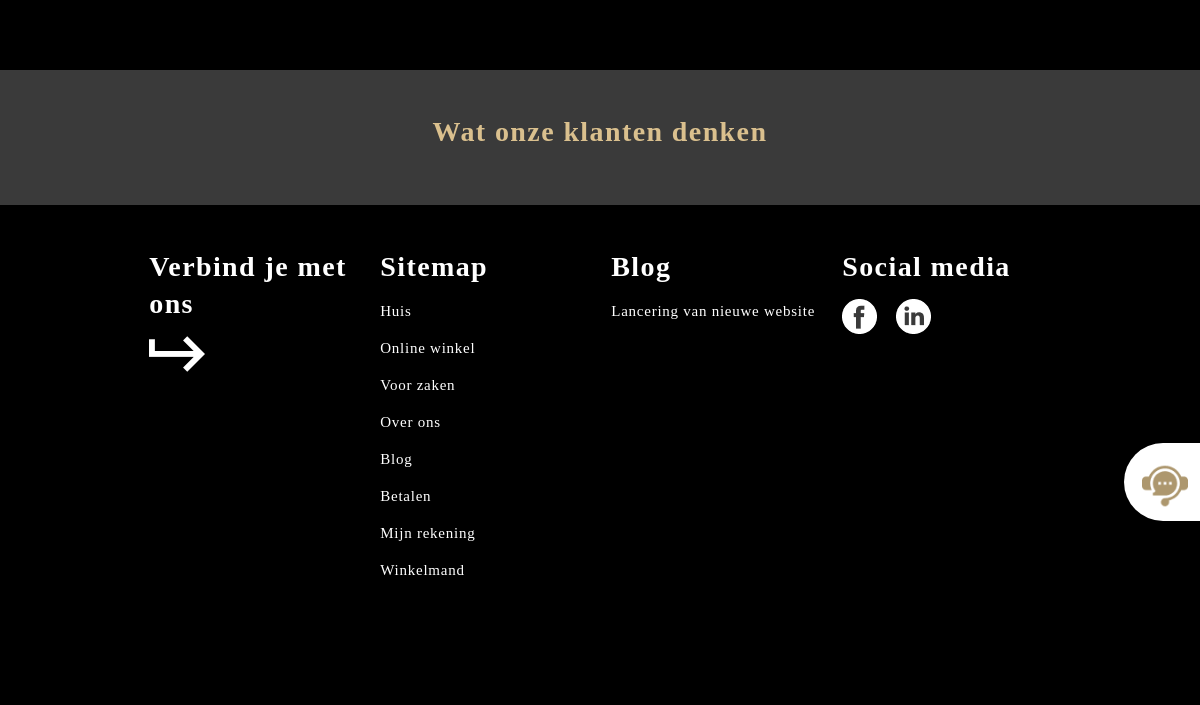
Before: /admin/index.php (signed in, lower part) with the older database file.
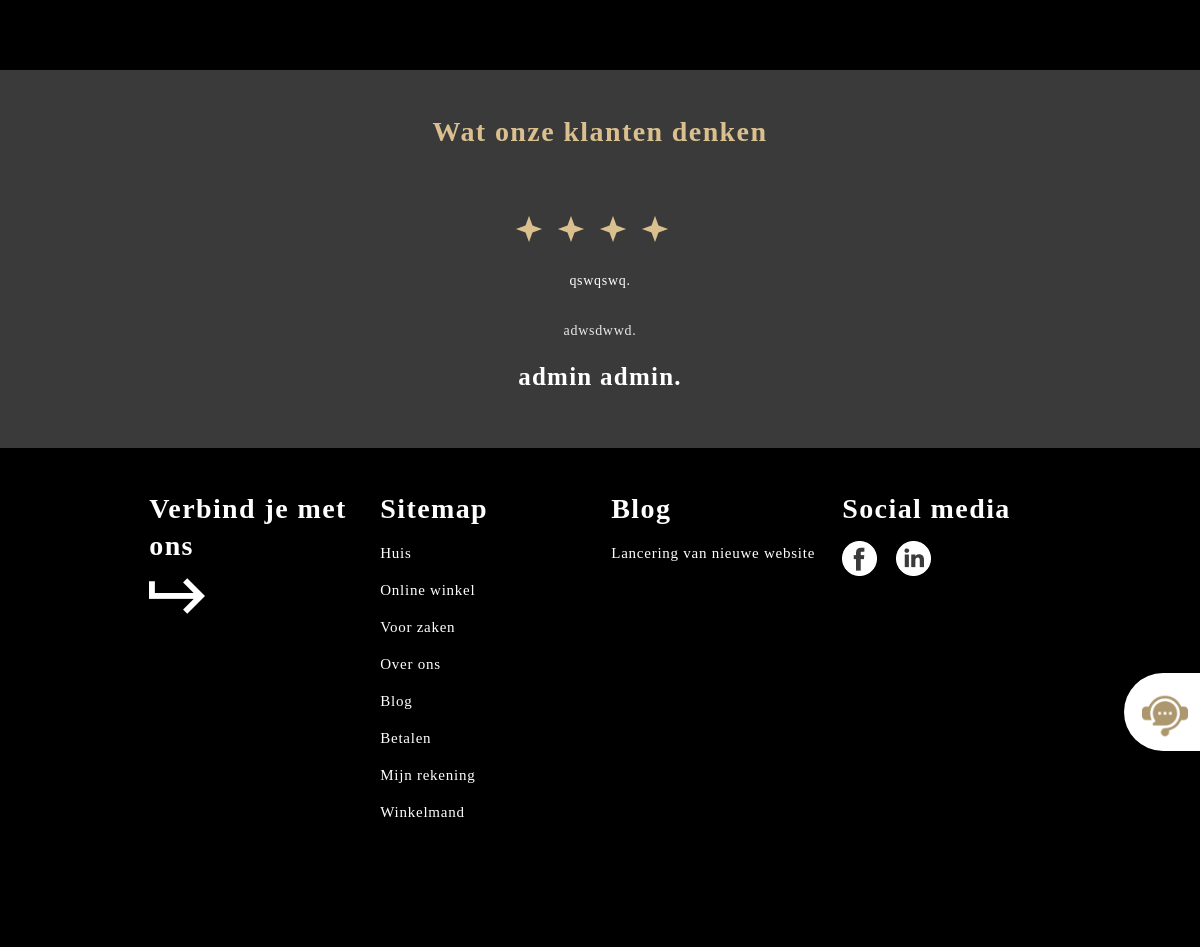
After: the same page with the newer database file.
### tables this page shows
CREATE TABLE `review` (
  `id` int(11) NOT NULL,
  `user_id` int(25) NOT NULL,
  `prd_id` int(20) NOT NULL,
  `status` varchar(50) NOT NULL,
  `rating` int(40) NOT NULL,
  `title` varchar(200) NOT NULL,
  `message` varchar(255) NOT NULL,
  `visibility` tinyint(1) DEFAULT '0',
  `created` varchar(20) DEFAULT NULL
);

CREATE TABLE `users` (
  `id` int(11) NOT NULL,
  `fname` varchar(255) DEFAULT NULL,
  `lname` varchar(255) DEFAULT NULL,
  `username` varchar(255) DEFAULT NULL,
  `email` varchar(255) DEFAULT NULL,
  `password` varchar(255) DEFAULT NULL,
  `country` varchar(255) DEFAULT NULL,
  `sex` varchar(255) DEFAULT NULL,
  `dob` varchar(255) DEFAULT NULL,
  `joined` varchar(255) DEFAULT NULL,
  `role` varchar(255) DEFAULT NULL,
  `status` tinyint(1) DEFAULT NULL
);

### admin/index.php (the view, shortened to what this page needs)
<?php $page = 'home'; include 'head.php'; ?>
<section style="margin-top: 72px;background:#3A3A3A;">
	<div class="container" style="height:27px"></div>
	<div class="container"  data-aos="zoom-in" data-aos-duration="1000">
		<h5 class="center">Wat onze klanten denken</h5>
  <?php
  include 'includes/connection.php';
  $getReview = $connect2db->prepare("SELECT r.id as reviewID, r.user_id,r.rating,r.title,r.prd_id,r.status,r.message,r.created,u.fname,u.lname,u.id,p.id,p.prd_name,p.image,c.Coll_details,c.images FROM review as r INNER JOIN users as u ON r.user_id=u.id INNER JOIN product as p ON p.id=r.prd_id INNER JOIN collection as c ON r.prd_id=c.id ORDER BY RAND() LIMIT 1");
  $getReview->execute();
  if ($getReview->rowcount() > 0) {
        $rev = $getReview->fetch();?>
         <div class="center">
         	<?php
              for($i=1;$i<=$rev->rating;$i++){
                  echo "<img src='images/icon/star.png'>";
                }
              ?>
          </div>
		<p class="white-text center" style="margin-bottom:23px"><?php echo $rev->title;?>.</p>
		<div class="container">
			<p class="center text-flow" style="color:#E8E8E8;"> <?php echo $rev->message;?>.</p>
		</div>
		<div class="container">
			<h6 class="white-text center"><?php echo $rev->fname.' '. $rev->lname;?>.</h6>
		</div>
	<?php } ?>
			<div class="container" style="height:45px"></div>
	</div>
</section>
<div style="margin:0px;position:fixed;bottom:5%;right:0px;position:fixed;z-index: 10000;">
  <a class="btn-floating chat btn-large white <?php (isset($_SESSION['id']))?print 'modal-trigger':print''?>" style="border-radius: 40px 0px 0px 40px;padding:15px;width:76px;height:78px" href="<?php (isset($_SESSION['id']))?print '#chat-modal':print'login.php'?>">
    <img src="images/icon/live-chat.png" class="responsive-img" style="margin-left:3px;margin-top: 5px;">
  </a>
</div>
<?php include ('footer.php'); ?>

Changed rows visible on the page:
added review: rating 4 (drawn), title "qswqswq", message "adwsdwwd", user.fname "admin", user.lname "admin"
